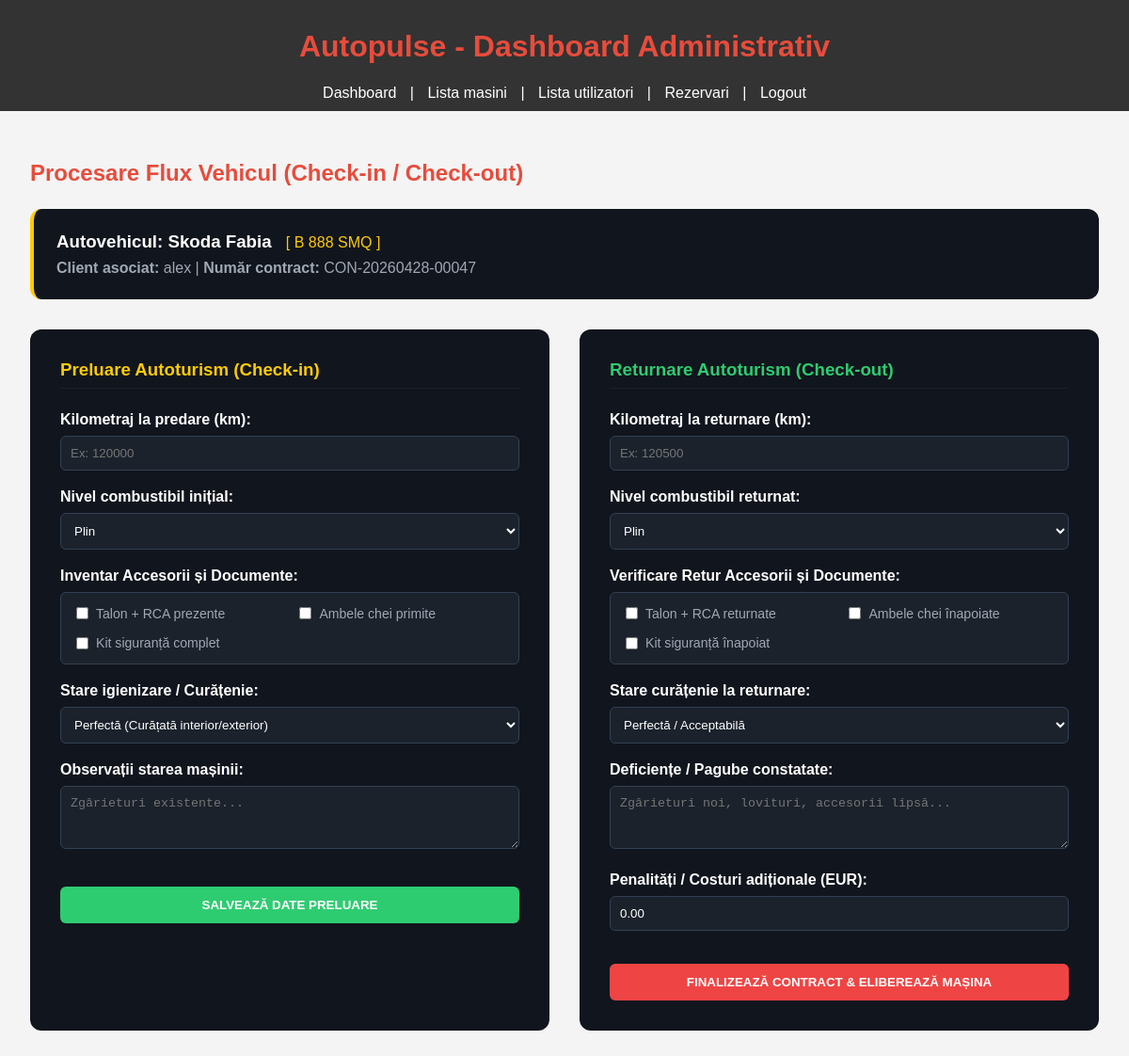
The app's page /admin/check.php?id=6 (signed in) with its own data.
### tables this page shows
CREATE TABLE `contracts` (
  `id` int(11) NOT NULL,
  `rental_id` int(11) NOT NULL,
  `user_id` int(11) NOT NULL,
  `car_id` int(11) NOT NULL,
  `contract_number` varchar(50) DEFAULT NULL,
  `start_date` datetime NOT NULL,
  `end_date` datetime NOT NULL,
  `pret_total` decimal(10,2) NOT NULL,
  `depozit` decimal(10,2) DEFAULT '500.00',
  `status` enum('activ','finalizat','reziliat') DEFAULT 'activ',
  `check_in_km` int(11) DEFAULT NULL,
  `check_in_fuel` varchar(50) DEFAULT NULL,
  `check_in_photos` text,
  `check_in_notes` text,
  `check_out_km` int(11) DEFAULT NULL,
  `check_out_fuel` varchar(50) DEFAULT NULL,
  `check_out_damage` text,
  `check_out_cost` decimal(10,2) DEFAULT '0.00',
  `generated_at` datetime DEFAULT CURRENT_TIMESTAMP,
  `check_in_docs` varchar(10) DEFAULT 'nu',
  `check_in_keys` varchar(10) DEFAULT 'nu',
  `check_in_kit` varchar(10) DEFAULT 'nu',
  `check_in_cleaning` varchar(50) DEFAULT 'perfect',
  `check_out_docs` varchar(10) DEFAULT 'nu',
  `check_out_keys` varchar(10) DEFAULT 'nu',
  `check_out_kit` varchar(10) DEFAULT 'nu',
  `check_out_cleaning` varchar(50) DEFAULT 'perfect',
  `check_in_date` datetime DEFAULT NULL,
  `check_out_date` datetime DEFAULT NULL
);

CREATE TABLE `cars` (
  `id` int(11) NOT NULL,
  `marca` varchar(50) DEFAULT NULL,
  `model` varchar(50) DEFAULT NULL,
  `status` varchar(20) DEFAULT 'disponibil',
  `vizibil` tinyint(1) NOT NULL DEFAULT '1',
  `pret_vanzare` decimal(10,2) DEFAULT '0.00',
  `pret_inchiriere` decimal(10,2) DEFAULT '0.00',
  `vin` varchar(50) DEFAULT NULL,
  `kilometraj` int(11) DEFAULT '0',
  `an` int(11) DEFAULT '2000',
  `combustibil` varchar(20) DEFAULT NULL,
  `transmisie` varchar(20) DEFAULT NULL,
  `numar_inmatriculare` varchar(20) DEFAULT NULL,
  `motorizare` varchar(50) DEFAULT NULL,
  `detalii` text,
  `poza_principala` varchar(255) NOT NULL COMMENT 'Calea către imaginea principală a mașinii (ex: resurse/imagini/masini/...jpg)',
  `putere` varchar(50) DEFAULT NULL,
  `pret_promo` decimal(10,2) DEFAULT NULL
);

CREATE TABLE `users` (
  `id` int(11) NOT NULL,
  `username` varchar(50) NOT NULL,
  `gender` enum('m','f','o') NOT NULL,
  `email` varchar(50) NOT NULL,
  `password` varchar(256) NOT NULL,
  `role` varchar(15) NOT NULL DEFAULT 'client'
);

### admin/check.php (the view, shortened to what this page needs)
<?php
include '../db_connect.php';
$contract_id = isset($_GET['id']) ? (int)$_GET['id'] : 0;
$stmt = $conn->prepare("
    SELECT c.*, ca.marca, ca.model, ca.numar_inmatriculare, u.username
    FROM contracts c
    JOIN cars ca ON c.car_id = ca.id
    JOIN users u ON c.user_id = u.id
    WHERE c.id = ?
");
$stmt->bind_param("i", $contract_id);
$stmt->execute();
$contract = $stmt->get_result()->fetch_assoc();
?>
<!DOCTYPE html>
<html lang="ro">
<head>
    <link rel="stylesheet" href="../resurse/css/admin.css">
</head>
<body>
<header>
    <h1>Autopulse - Dashboard Administrativ</h1>
    <nav>
        <a href="admin_dashboard.php">Dashboard</a> |
        <a href="admin_cars.php">Lista masini</a> |
        <a href="admin_users.php">Lista utilizatori</a> |
        <a href="admin_rentals.php">Rezervari</a> |
        <a href="admin_logout.php">Logout</a>
    </nav>
</header>
<main style="padding: 2rem;">
    <h2 style="color:#E74C3C; margin-bottom: 1.5rem;">Procesare Flux Vehicul (Check-in / Check-out)</h2>
    <div class="info-panel">
        <h3 style="color: #fff; margin: 0 0 8px 0;">
            Autovehicul: <?= htmlspecialchars($contract['marca'] . ' ' . $contract['model']) ?>
            <span style="color: #ffcc00; font-size: 1rem; font-weight: normal; margin-left: 10px;">
                [ <?= htmlspecialchars($contract['numar_inmatriculare'] ?? '') ?> ]
            </span>
        </h3>
        <p style="margin: 0; color: #a0a8b4;">
            <strong>Client asociat:</strong> <?= htmlspecialchars($contract['username']) ?> |
            <strong>Număr contract:</strong> <?= htmlspecialchars($contract['contract_number'] ?? 'N/A') ?>
        </p>
    </div>
    <div class="forms-layout-grid">
        <div class="section-card">
            <h3 style="color: #ffcc00; margin-top: 0; margin-bottom: 1.5rem; border-bottom: 1px solid #1b222c; padding-bottom: 8px;">Preluare Autoturism (Check-in)</h3>
            <?php
            $has_check_in = (!empty($contract['check_in_date']) && $contract['check_in_date'] !== NULL);
            $should_lock = false;
            ?>
            <form method="POST">
                <div class="form-group">
                    <label>Kilometraj la predare (km):</label>
                    <input type="number" name="check_in_km" value="<?= htmlspecialchars($contract['check_in_km'] ?? '') ?>" placeholder="Ex: 120000" required <?= $should_lock ? 'readonly' : '' ?> style="<?= $should_lock ? 'opacity: 0.7;' : '' ?>">
                </div>
                <div class="form-group">
                    <label>Nivel combustibil inițial:</label>
                    <select name="check_in_fuel" required <?= $should_lock ? 'disabled' : '' ?> style="<?= $should_lock ? 'opacity: 0.7;' : '' ?>">
                        <option value="plin" <?= ($contract['check_in_fuel'] ?? '') == 'plin' ? 'selected' : '' ?>>Plin</option>
                    </select>
                </div>
                <div class="form-group">
                    <label>Inventar Accesorii și Documente:</label>
                    <div class="checklist-grid" style="<?= $should_lock ? 'opacity: 0.6; pointer-events: none;' : '' ?>">
                        <label><input type="checkbox" name="check_in_docs" <?= ($contract['check_in_docs'] ?? '') == 'da' ? 'checked' : '' ?> <?= $should_lock ? 'disabled' : '' ?>> Talon + RCA prezente</label>
                        <label><input type="checkbox" name="check_in_keys" <?= ($contract['check_in_keys'] ?? '') == 'da' ? 'checked' : '' ?> <?= $should_lock ? 'disabled' : '' ?>> Ambele chei primite</label>
                        <label><input type="checkbox" name="check_in_kit" <?= ($contract['check_in_kit'] ?? '') == 'da' ? 'checked' : '' ?> <?= $should_lock ? 'disabled' : '' ?>> Kit siguranță complet</label>
                    </div>
                </div>
                <div class="form-group">
                    <label>Stare igienizare / Curățenie:</label>
                    <select name="check_in_cleaning" required <?= $should_lock ? 'disabled' : '' ?> style="<?= $should_lock ? 'opacity: 0.7;' : '' ?>">
                        <option value="perfect" <?= ($contract['check_in_cleaning'] ?? '') == 'perfect' ? 'selected' : '' ?>>Perfectă (Curățată interior/exterior)</option>
                    </select>
                </div>
                <div class="form-group">
                    <label>Observații starea mașinii:</label>
                    <textarea name="check_in_notes" rows="3" placeholder="Zgârieturi existente..." <?= $should_lock ? 'readonly' : '' ?> style="<?= $should_lock ? 'opacity: 0.7;' : '' ?>"><?= htmlspecialchars($contract['check_in_notes'] ?? '') ?></textarea>
                </div>
                <?php if (!$should_lock): ?>
                    <button type="submit" class="btn-submit btn-green">
                        <?= $has_check_in ? 'Actualizează Date Preluare' : 'Salvează Date Preluare' ?>
                    </button>
                <?php else: ?>
                    <div style="text-align: center; color: #a0a8b4; font-weight: bold; padding: 12px; background: rgba(255, 255, 255, 0.05); border-radius: 6px; border: 1px solid #334155; font-size: 0.85rem;">
                        🔒 ISTORIC SECURIZAT (Au trecut mai mult de 24 de ore de la Check-in)
                    </div>
                <?php endif; ?>
            </form>
        </div>
        <div class="section-card">
            <h3 style="color: #2ecc71; margin-top: 0; margin-bottom: 1.5rem; border-bottom: 1px solid #1b222c; padding-bottom: 8px;">Returnare Autoturism (Check-out)</h3>
            <?php
            $has_check_out = (!empty($contract['check_out_date']) && $contract['check_out_date'] !== NULL);
            ?>
            <form method="POST">
                <div class="form-group">
                    <label>Kilometraj la returnare (km):</label>
                    <input type="number" name="check_out_km" value="<?= htmlspecialchars($contract['check_out_km'] ?? '') ?>" placeholder="Ex: 120500" required <?= $has_check_out ? 'readonly' : '' ?>>
                </div>
                <div class="form-group">
                    <label>Nivel combustibil returnat:</label>
                    <select name="check_out_fuel" required <?= $has_check_out ? 'disabled' : '' ?>>
                        <option value="plin" <?= ($contract['check_out_fuel'] ?? '') == 'plin' ? 'selected' : '' ?>>Plin</option>
                    </select>
                </div>
                <div class="form-group">
                    <label>Verificare Retur Accesorii și Documente:</label>
                    <div class="checklist-grid" style="<?= $has_check_out ? 'opacity: 0.6; pointer-events: none;' : '' ?>">
                        <label><input type="checkbox" name="check_out_docs" <?= ($contract['check_out_docs'] ?? '') == 'da' ? 'checked' : '' ?> <?= $has_check_out ? 'disabled' : '' ?>> Talon + RCA returnate</label>
                        <label><input type="checkbox" name="check_out_keys" <?= ($contract['check_out_keys'] ?? '') == 'da' ? 'checked' : '' ?> <?= $has_check_out ? 'disabled' : '' ?>> Ambele chei înapoiate</label>
                        <label><input type="checkbox" name="check_out_kit" <?= ($contract['check_out_kit'] ?? '') == 'da' ? 'checked' : '' ?> <?= $has_check_out ? 'disabled' : '' ?>> Kit siguranță înapoiat</label>
                    </div>
                </div>
                <div class="form-group">
                    <label>Stare curățenie la returnare:</label>
                    <select name="check_out_cleaning" required <?= $has_check_out ? 'disabled' : '' ?>>
                        <option value="perfect" <?= ($contract['check_out_cleaning'] ?? '') == 'perfect' ? 'selected' : '' ?>>Perfectă / Acceptabilă</option>
                    </select>
                </div>
                <div class="form-group">
                    <label>Deficiențe / Pagube constatate:</label>
                    <textarea name="check_out_damage" rows="3" placeholder="Zgârieturi noi, lovituri, accesorii lipsă..." <?= $has_check_out ? 'readonly' : '' ?>><?= htmlspecialchars($contract['check_out_damage'] ?? '') ?></textarea>
                </div>
                <div class="form-group">
                    <label>Penalități / Costuri adiționale (EUR):</label>
                    <input type="number" step="0.01" name="check_out_cost" value="<?= htmlspecialchars($contract['check_out_cost'] ?? '0.00') ?>" <?= $has_check_out ? 'readonly' : '' ?>>
                </div>
                <?php if (!$has_check_out): ?>
                    <button type="submit" class="btn-submit btn-red" onclick="return confirm('Sunteți sigur că doriți închiderea definitivă a contractului și eliberarea mașinii?')">Finalizează Contract & Eliberează Mașina</button>
                <?php else: ?>
                    <div style="text-align: center; color: #ef4444; font-weight: bold; padding: 12px; background: rgba(239, 68, 68, 0.1); border-radius: 6px; border: 1px dashed #ef4444; font-size: 0.85rem; margin-top: 1rem;">
                        ✓ CONTRACT ÎNCHIS DEFINITIV (DATELE SUNT SALVATE)
                    </div>
                <?php endif; ?>
            </form>
        </div>
    </div>
</main>
</body>
</html>

### resurse/css/admin.css (style rules this page uses)
body { font-family: Arial; background:#f4f4f4; margin:0; padding:0; }
header { background:#333; color:white; padding:10px; text-align:center; }
header nav a { color:white; margin:0 10px; text-decoration:none; }
h1 { color:#E74C3C; text-align:center; }
h2 { color:red; }
main { padding:20px; }
button { background:#E74C3C; color:white; border:none; padding:10px 20px; cursor:pointer; border-radius:5px; }

### admin/check.php (style rules this page uses)
.forms-layout-grid { display: grid; grid-template-columns: repeat(auto-fit, minmax(450px, 1fr)); gap: 2rem; margin-top: 2rem; }
.section-card { background: #11151d; padding: 2rem; border-radius: 12px; }
.info-panel { background: #11151d; padding: 1.5rem; border-radius: 12px; margin-bottom: 2rem; border-left: 4px solid #ffcc00; }
.form-group { margin-bottom: 1.2rem; }
.form-group label { display: block; margin-bottom: 0.5rem; color: #fff; font-weight: 600; }
.form-group input, .form-group select, .form-group textarea { width: 100%; padding: 10px; background: #1b222c; border: 1px solid #334155; border-radius: 6px; color: #fff; box-sizing: border-box; }
.checklist-grid { display: grid; grid-template-columns: 1fr 1fr; gap: 0.8rem; background: #1b222c; padding: 12px; border-radius: 6px; border: 1px solid #334155; }
.checklist-grid label { margin: 0; font-size: 0.88rem; font-weight: normal; color: #a0a8b4; display: flex; align-items: center; cursor: pointer; }
.checklist-grid input[type="checkbox"] { width: auto; margin-right: 8px; cursor: pointer; }
.btn-submit { width: 100%; padding: 12px; border: none; border-radius: 6px; font-weight: bold; cursor: pointer; text-transform: uppercase; margin-top: 1rem; }
.btn-green { background: #2ecc71; color: #fff; }
.btn-red { background: #ef4444; color: #fff; }

### records on screen
contracts: car.model "Skoda Fabia", car.numar_inmatriculare "B 888 SMQ", user.username "alex", contract_number "CON-20260428-00047", check_in_cleaning "Perfectă (Curățată interior/exterior)", check_out_fuel "Plin", check_out_cleaning "Perfectă / Acceptabilă", check_out_cost "0.00"
